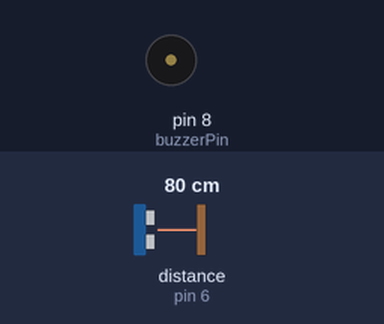
The sketch below on a simulated Arduino Uno, built with avr-gcc and run on an emulated ATmega328P. Parts: buzzer (waves = sounding). Wiring (inferred from the names in the program): ultrasonic range finder: trigger pin 7; echo pin 6. The test bench sets the inputs (shaded band); at power-on: distance to the obstacle (sensor on pin 6) 80 cm. The echo pulse lasts 58.3 µs per cm; what the sketch prints to the serial monitor is not drawn.

Above: at 1.2 s.
1.3 s: distance to the obstacle (sensor on pin 6) set to 55 cm
2.8 s: distance to the obstacle (sensor on pin 6) set to 47 cm
At 3.7 s:
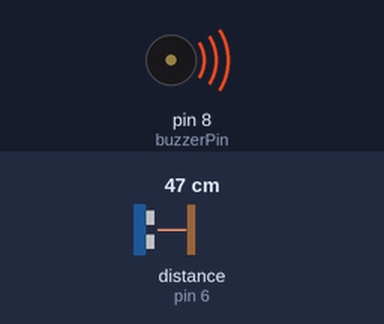
5.8 s: distance to the obstacle (sensor on pin 6) set to 4 cm
At 7.7 s:
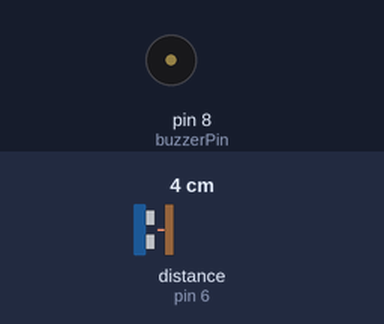
Timing chart, 0 to 61.3 s (numbered marks = the images above; inputs shaded):
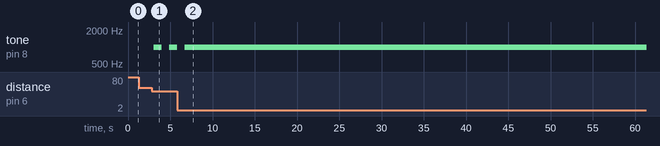

Measured:
- the behaviour switches between 52 and 51 cm on distance to the obstacle (sensor on pin 6) (found by bisection; images 0 and 1)
- after the input at 2.8 s, tone on pin 8 (buzzerPin): alternates 1000 Hz for 0.92 s and silent for 0.92 s, starting after 0.25 s
- after the input at 5.8 s, tone on pin 8 (buzzerPin): alternates 1000 Hz for 0.01 s and silent for 0.01 s, starting after 0.92 s

The sketch:

arac-park-sistemi.ino
```cpp
#define echoPin 6
#define trigPin 7
#define buzzerPin 8

void setup() {
  pinMode(trigPin, OUTPUT);
  pinMode(echoPin, INPUT);
  pinMode(buzzerPin, OUTPUT);
  Serial.begin(9600);  // İstersen seri monitörden mesafeyi de görebilirsin
}

void loop() {
  int distance = getDistance();

  Serial.print("Mesafe: ");
  Serial.print(distance);
  Serial.println(" cm");

  if (distance == 0 || distance > 50) {
    noTone(buzzerPin);  // Çok uzakta ya da ölçüm hatalıysa sessiz
    delay(300);
  } else {
    int delayTime = map(distance, 5, 50, 50, 1000); // Yaklaştıkça bip hızı artar
    tone(buzzerPin, 1000);       // 1000 Hz — PASİF BUZZER için zorunlu
    delay(delayTime);
    noTone(buzzerPin);
    delay(delayTime);
  }
}

int getDistance() {
  long duration;
  digitalWrite(trigPin, LOW);
  delayMicroseconds(2);
  digitalWrite(trigPin, HIGH);
  delayMicroseconds(10);
  digitalWrite(trigPin, LOW);

  duration = pulseIn(echoPin, HIGH);
  int distance = duration / 58.2;

  if (distance <= 0 || distance > 200) return 0;  // Ölçüm hatalıysa 0 döndür
  return distance;
}
```
